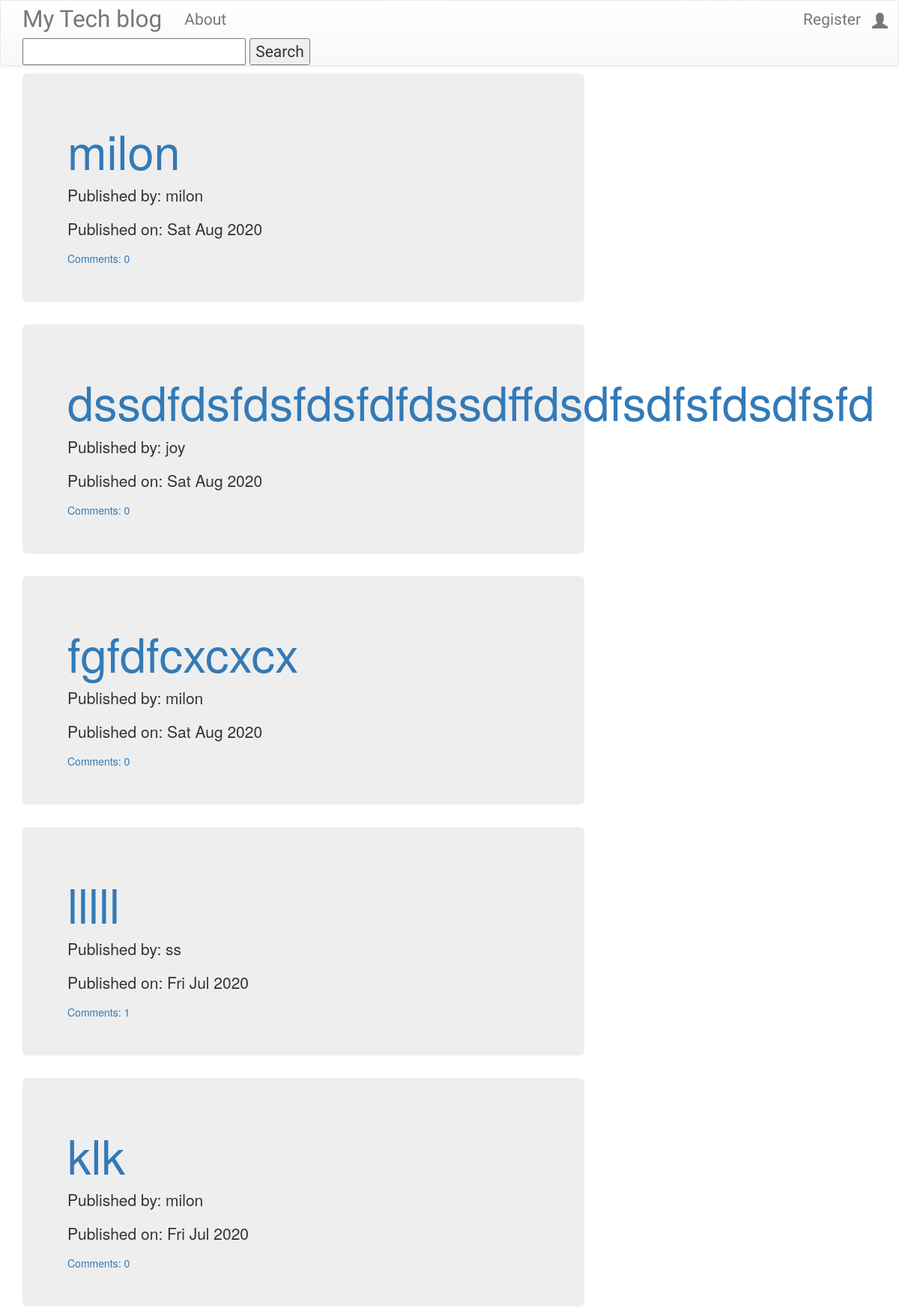
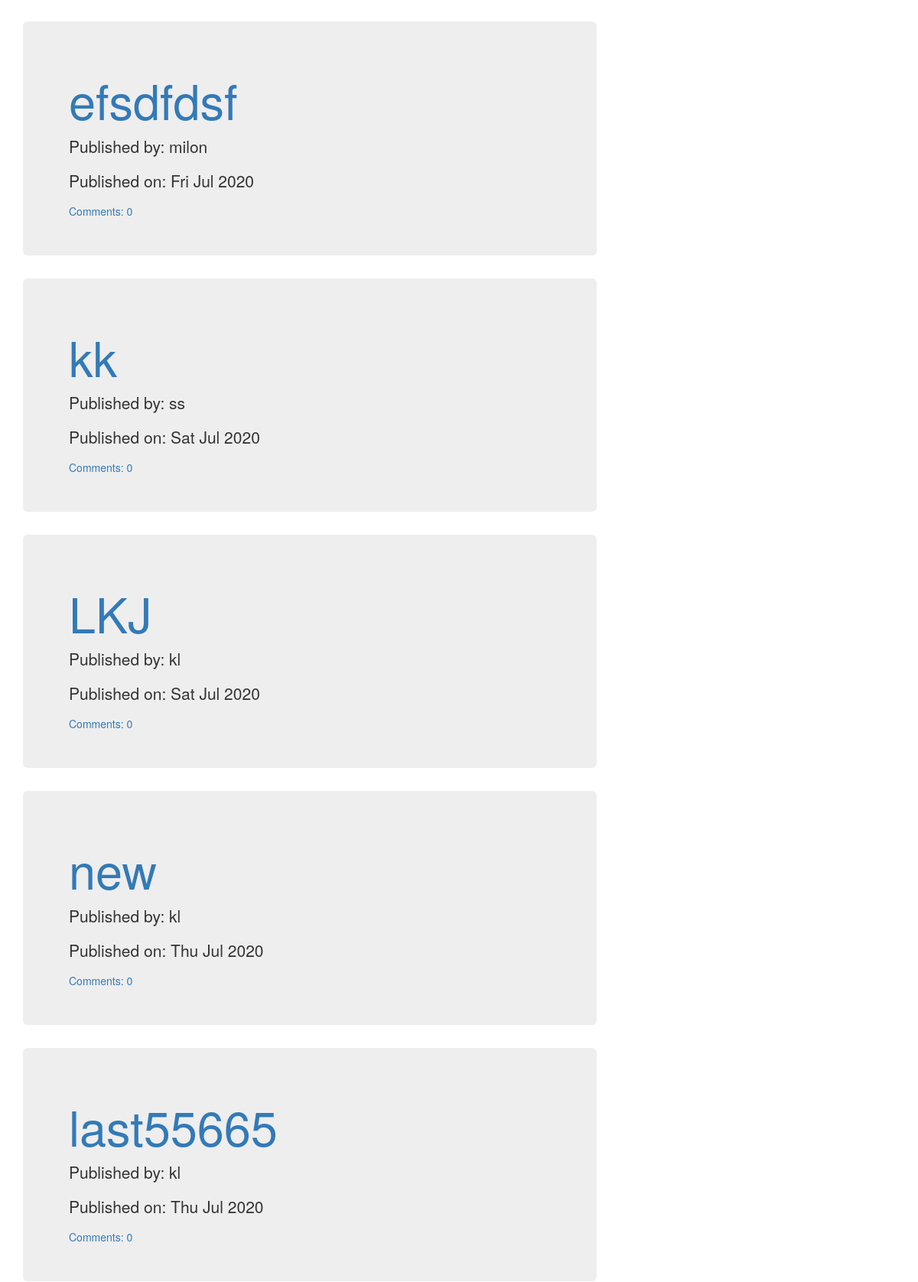
The page / (upper part) on the database its author committed (2 pictures, top to bottom).
### blog/models.py (models this page shows, shortened)
class Post(models.Model):
    author = models.ForeignKey('auth.User',on_delete=models.DO_NOTHING)
    title = models.CharField(max_length=200)
    text = models.TextField()
    created_date = models.DateTimeField(default=timezone.now)
    published_date = models.DateTimeField(blank=True, null=True)
    def approve_comments(self):
        return self.comments.filter(approved_comment=True)

### blog/views.py (the view)
# urls.py: url(r'^$',views.PostListView.as_view(),name='post_list'),
class PostListView(ListView):
    model = Post
    def get_queryset(self):
        return Post.objects.filter(published_date__lte=timezone.now()).order_by('-published_date')

### blog/templates/blog/post_list.html
{% extends 'blog/base.html' %}
{% block content %}
<div class="centerstage">
    {% for post in post_list %}
        <div class="post">
          <div class="jumbotron">
            <h1><a href="{% url 'post_detail' pk=post.pk %}">{{ post.title }}</a></h1>
            <div class="date">
              {% ifequal post.published_date null %}
                <p>Created on: {{ post.created_date|date:"D M Y"}}</p>
              {%else%}
                <p>Published by: {{post.author}}</p>
                <p>Published on: {{ post.published_date|date:"D M Y"}}</p>
                  <a href="{% url 'post_detail' pk=post.pk %}">Comments: {{ post.approve_comments.count }}</a>
                  </div>
              {%endifequal%}
            </div>
        </div>
    {% endfor %}
</div>
{% endblock %}

### blog/static/css/blog.css (style rules this page uses)
.centerstage { margin-left:auto; margin-right: auto; }
.loader { filter:hue-rotate(0deg); color:linear-gradient(45deg,#0f8,#08f); animation:hue 10000ms infinite linear; }

### rows shown on the page
Post: title "milon", author "milon", published_date "Sat Aug 2020", approve_comments.count "0"
Post: title "dssdfdsfdsfdsfdfdssdffdsdfsdfsfdsdfsfd", author "joy", published_date "Sat Aug 2020", approve_comments.count "0"
Post: title "fgfdfcxcxcx", author "milon", published_date "Sat Aug 2020", approve_comments.count "0"
Post: title "lllll", author "ss", published_date "Fri Jul 2020", approve_comments.count "1"
Post: title "klk", author "milon", published_date "Fri Jul 2020", approve_comments.count "0"
Post: title "efsdfdsf", author "milon", published_date "Fri Jul 2020", approve_comments.count "0"
Post: title "kk", author "ss", published_date "Sat Jul 2020", approve_comments.count "0"
Post: title "LKJ", author "kl", published_date "Sat Jul 2020", approve_comments.count "0"
Post: title "new", author "kl", published_date "Thu Jul 2020", approve_comments.count "0"
Post: title "last55665", author "kl", published_date "Thu Jul 2020", approve_comments.count "0"
